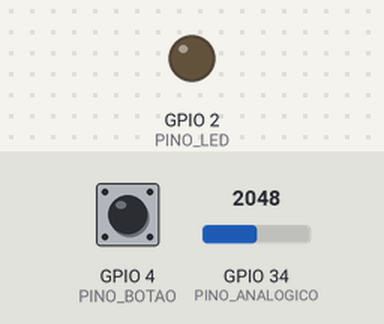
Recording of a sketch running on a simulated ESP32. Parts: output pins drawn as LEDs (lit = HIGH). The test bench sets the inputs (shaded band); at power-on: GPIO 4 (PINO_BOTAO) HIGH, GPIO 34 (PINO_ANALOGICO) = 2048. WiFi joins after 1.5 s; servers stay silent unless stated; uploads are accepted with an empty reply; what the sketch prints to the serial monitor is not drawn.

Above: at 2.9 s.
3.0 s: GPIO 4 (PINO_BOTAO) pulled LOW for 0.15 s
At 4.0 s:
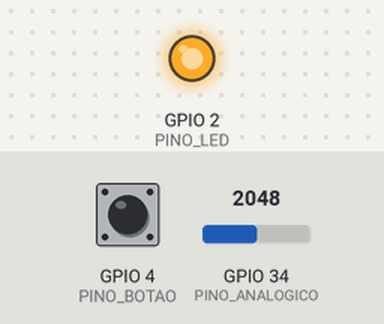
4.6 s: GPIO 34 (PINO_ANALOGICO) set to 491
7.6 s: GPIO 34 (PINO_ANALOGICO) set to 755
9.1 s: GPIO 34 (PINO_ANALOGICO) set to 844
Timing chart, 0 to 11.6 s (numbered marks = the images above; inputs shaded):
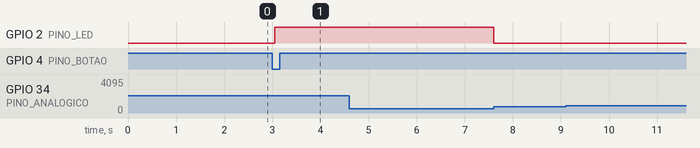

Measured:
- after the input at 3.0 s, GPIO 2 (PINO_LED): LOW → HIGH after 0.05 s
- after the input at 4.6 s, every drawn part: stays the same
- after the input at 9.1 s, every drawn part: stays the same

The sketch:

esp32.ino
```cpp
// Tirar o Lixo - versão ESP32 (sem cabo). Mesma lógica do UNO, enviando via Wi-Fi.
// Botão marca CHEIA; o sensor abaixo de LIMIAR_VAZIO por TEMPO_VAZIO_MS reseta sozinho.
//
// Ligações:
//   Botão: entre o GPIO 4 e GND (pull-up interno).
//   Analógico: sinal no GPIO 34 (só entrada), VCC em 3V3, GND em GND.
//   LED da placa (GPIO 2) acende quando "cheio".
//
// Instalação do core:  arduino-cli core install esp32:esp32
// Compilar:            arduino-cli compile --fqbn esp32:esp32:esp32 firmware/esp32
// Enviar:              arduino-cli upload -p /dev/cu.usbserial-XXXX --fqbn esp32:esp32:esp32 firmware/esp32

#include <WiFi.h>
#include <HTTPClient.h>

const char* WIFI_SSID  = "NOME_DA_SUA_REDE";
const char* WIFI_SENHA = "SENHA_DA_REDE";
const char* URL_API    = "https://SEU-APP.vercel.app/api/estado";
const char* TOKEN      = "COLE_AQUI_O_DEVICE_TOKEN";

const int PINO_BOTAO = 4;
const int PINO_ANALOGICO = 34;
const int PINO_LED = 2;
const int LIMIAR_VAZIO = 20;
const unsigned long TEMPO_VAZIO_MS = 3000;
const unsigned long DEBOUNCE_MS = 50;
const unsigned long INTERVALO_ENVIO_MS = 15000;

bool cheio = false;
int ultimoBotao = HIGH;
unsigned long ultimaMudancaBotao = 0;
unsigned long ultimoEnvio = 0;
int ultimoNivelEnviado = -1;
unsigned long inicioBaixo = 0;
int estadoEstavel = HIGH;

int lerNivel() {
  long soma = 0;
  for (int i = 0; i < 8; i++) soma += analogRead(PINO_ANALOGICO);
  return map(soma / 8, 0, 4095, 0, 100);
}

void conectarWifi() {
  if (WiFi.status() == WL_CONNECTED) return;
  WiFi.begin(WIFI_SSID, WIFI_SENHA);
  Serial.print("Conectando ao Wi-Fi");
  unsigned long inicio = millis();
  while (WiFi.status() != WL_CONNECTED && millis() - inicio < 20000) { delay(500); Serial.print("."); }
  Serial.println(WiFi.status() == WL_CONNECTED ? " ok" : " falhou");
}

void enviar(int nivel) {
  conectarWifi();
  if (WiFi.status() != WL_CONNECTED) return;
  HTTPClient http;
  http.begin(URL_API);
  http.addHeader("Content-Type", "application/json");
  http.addHeader("x-device-token", TOKEN);
  String corpo = String("{\"cheio\":") + (cheio ? "true" : "false") + ",\"nivel\":" + nivel + "}";
  int codigo = http.POST(corpo);
  Serial.printf("POST %s -> %d\n", corpo.c_str(), codigo);
  http.end();
  ultimoEnvio = millis();
  ultimoNivelEnviado = nivel;
}

void setup() {
  pinMode(PINO_BOTAO, INPUT_PULLUP);
  pinMode(PINO_LED, OUTPUT);
  Serial.begin(115200);
  conectarWifi();
  enviar(lerNivel());
}

void loop() {
  int nivel = lerNivel();
  int leitura = digitalRead(PINO_BOTAO);
  if (leitura != ultimoBotao) { ultimaMudancaBotao = millis(); ultimoBotao = leitura; }
  if (millis() - ultimaMudancaBotao > DEBOUNCE_MS && leitura != estadoEstavel) {
    estadoEstavel = leitura;
    if (estadoEstavel == LOW && !cheio) { cheio = true; digitalWrite(PINO_LED, HIGH); inicioBaixo = 0; enviar(nivel); }
  }
  if (cheio) {
    if (nivel < LIMIAR_VAZIO) {
      if (inicioBaixo == 0) inicioBaixo = millis();
      else if (millis() - inicioBaixo >= TEMPO_VAZIO_MS) { cheio = false; digitalWrite(PINO_LED, LOW); inicioBaixo = 0; enviar(nivel); }
    } else inicioBaixo = 0;
  }
  if (millis() - ultimoEnvio > INTERVALO_ENVIO_MS && abs(nivel - ultimoNivelEnviado) >= 3) enviar(nivel);
}
```
